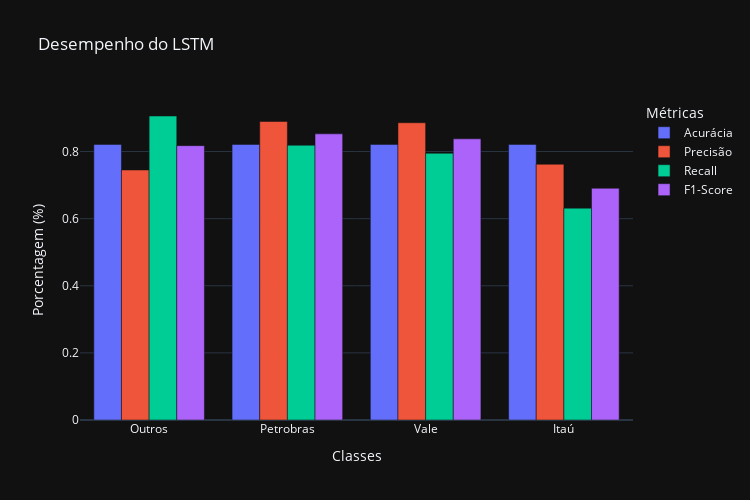

Source (notebook cell):
### Code cell
print(classification_report(y_test, y_pred))
print(classification_report(y_test, y_pred))
show_average_metrics(y_test,y_pred, 'LSTM')
show_graph_metrics(y_test, y_pred, 'LSTM')
cm = confusion_matrix(y_true=y_test, y_pred=y_pred)
show_confusion_matrix(cm)
df_results = viewPredictedRows(X_test, y_test, y_pred)
df_results

### Figure 1 — Plotly figure (JSON) as saved in the notebook; plotly's stock layout.template omitted (floating-point values rounded to 4 significant figures)
{"data": [{"alignmentgroup": "True", "hovertemplate": "Métricas=Acurácia<br>Classes=%{x}<br>Porcentagem (%)=%{y}<extra></extra>", "legendgroup": "Acurácia", "marker": {"color": "#636efa", "pattern": {"shape": ""}}, "name": "Acurácia", "offsetgroup": "Acurácia", "orientation": "v", "showlegend": true, "textposition": "auto", "x": ["Outros", "Petrobras", "Vale", "Itaú"], "xaxis": "x", "y": [0.8213, 0.8213, 0.8213, 0.8213], "yaxis": "y", "type": "bar"}, {"alignmentgroup": "True", "hovertemplate": "Métricas=Precisão<br>Classes=%{x}<br>Porcentagem (%)=%{y}<extra></extra>", "legendgroup": "Precisão", "marker": {"color": "#EF553B", "pattern": {"shape": ""}}, "name": "Precisão", "offsetgroup": "Precisão", "orientation": "v", "showlegend": true, "textposition": "auto", "x": ["Outros", "Petrobras", "Vale", "Itaú"], "xaxis": "x", "y": [0.745, 0.8896, 0.8857, 0.7622], "yaxis": "y", "type": "bar"}, {"alignmentgroup": "True", "hovertemplate": "Métricas=Recall<br>Classes=%{x}<br>Porcentagem (%)=%{y}<extra></extra>", "legendgroup": "Recall", "marker": {"color": "#00cc96", "pattern": {"shape": ""}}, "name": "Recall", "offsetgroup": "Recall", "orientation": "v", "showlegend": true, "textposition": "auto", "x": ["Outros", "Petrobras", "Vale", "Itaú"], "xaxis": "x", "y": [0.9059, 0.8189, 0.7949, 0.6313], "yaxis": "y", "type": "bar"}, {"alignmentgroup": "True", "hovertemplate": "Métricas=F1-Score<br>Classes=%{x}<br>Porcentagem (%)=%{y}<extra></extra>", "legendgroup": "F1-Score", "marker": {"color": "#ab63fa", "pattern": {"shape": ""}}, "name": "F1-Score", "offsetgroup": "F1-Score", "orientation": "v", "showlegend": true, "textposition": "auto", "x": ["Outros", "Petrobras", "Vale", "Itaú"], "xaxis": "x", "y": [0.8176, 0.8528, 0.8378, 0.6906], "yaxis": "y", "type": "bar"}], "layout": {"xaxis": {"anchor": "y", "domain": [0.0, 1.0], "title": {"text": "Classes"}}, "yaxis": {"anchor": "x", "domain": [0.0, 1.0], "title": {"text": "Porcentagem (%)"}}, "legend": {"title": {"text": "Métricas"}, "tracegroupgap": 0}, "title": {"text": "Desempenho do LSTM"}, "barmode": "group", "height": 500, "width": 750}}
